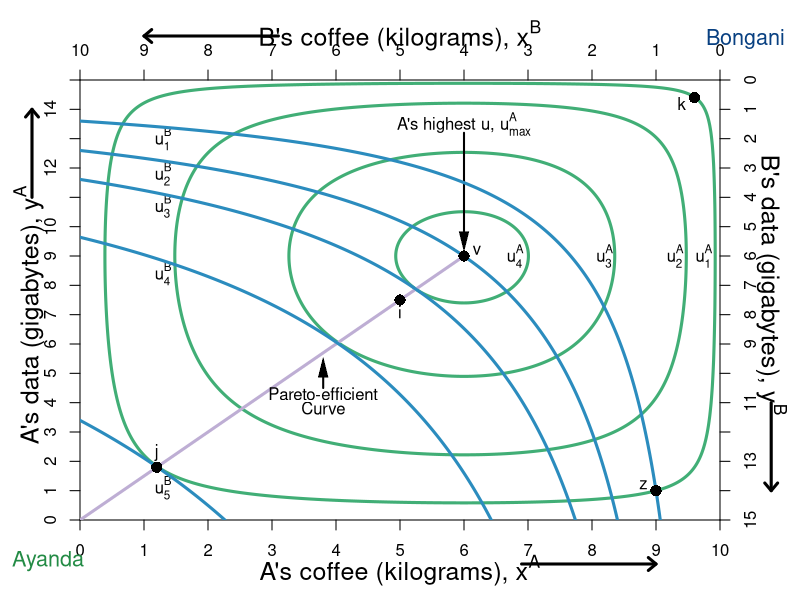

R code for this plot:
require(shape)
pdf(file = "property/property_hg_he_powertest.pdf", width = 9, height = 7)

#Set parameters for graphics
axislabelsize <- 1.5
graphlinewidth <- 3
namesize <- 1.3

COL <- c("#7fc97f", "#beaed4", "#fdc086", "#ffff99", "#386cb0", "#f0027f", "#bf5b17", "#666666")
COLA <- c("#99d8c9","#66c2a4","#41ae76", "#238b45", "#005824")
COLB <- c("#4eb3d3", "#2b8cbe", "#0868ac","#084081")

par(mar =  c(4, 4, 4, 4))

uA <- function(x, y, alpha = 0.5, lambda = 0.4) {
  (x^(alpha)*y^(1 - alpha))^(1-lambda)*((10 - x)^(alpha)*(15 - y)^(1 - alpha))^lambda
}

uB <- function(x, y) {
  (10 - x)^(0.5)*(15 - y)^(0.5)
}

xlims <- c(0, 10)
ylims <- c(0, 15)

npts <- 501 
x <- seq(xlims[1], xlims[2], length.out = npts)
y <- seq(ylims[1], ylims[2], length.out = npts) 



#For B we need a utility where xA = 5.88, ya = 8.82 => corresponds to 1.618 above

plot(0, 0, xlim = xlims, ylim = ylims, type = "n",
     xlab = expression(paste("")),
     ylab = expression(paste("")), 
     xaxt = "n", 
     yaxt = "n", 
     cex.lab = axislabelsize, 
     bty = "n",
     xaxs="i", 
     yaxs="i")

ticksy <- seq(from = 0, to = 15, by = 1)
ylabels <- seq(from = 0, to = 15, by = 1)
ticksx <- seq(from = 0, to = 10, by = 1)
xlabels <- seq(from = 0, to = 10, by = 1)
axis(1, at = ticksx, pos = 0, labels = xlabels)
axis(2, at = ticksy, pos = 0, labels = ylabels, las = 0)

#a <- c(uA(9,1) - 1, uA(9,1), uA(9,1) + 2, uA(9,1), uA(9,1) + 3, uA(9,1) + 4, uA(9,1) + 5, uA(9,1) + 6, uA(9,1) + 6.6,  uA(9,1) + 7)
a <- c(uA(9,1), uA(9,1) + 1.5, uA(9,1) + 2.5,  uA(9,1) + 2.9)

contour(x, y, 
        outer(x, y, uA),
        drawlabels = FALSE,
        col = COLA[3],
        lwd = graphlinewidth,
        levels = a, 
        xaxs="i", 
        yaxs="i", 
        add = TRUE) 

mtext(expression(paste("A's coffee (kilograms), ", x^A)), side=1, line = 2.5, cex = axislabelsize)
text(-0.8, 7, expression(paste("A's data (gigabytes), ", y^A)), xpd = TRUE, cex = axislabelsize, srt = 90) 

#Add arrows:
arrows(-0.75, 11, -0.75, 14, xpd = TRUE, length=0.1,angle=40,lwd=3)
arrows(6.9, -1.5, 9, -1.5, xpd = TRUE, length=0.1,angle=40,lwd=3)

segments(0, 0, 6, 9, lty = 1, col = COL[2] , lwd = graphlinewidth)
text(3.8, 4.3, expression("Pareto-efficient"))
text(3.8, 3.8, expression("Curve"))
Arrows(3.8, 4.5, 3.8, 5.2, col = "black", lty = 1, lwd = 2, arr.type = "triangle", arr.lwd = 0.5)

#Label the iso-welfare functions for the HG, Aisha
text(9.75, 9, expression(u[1]^A))
text(9.3, 9, expression(u[2]^A))
text(8.2, 9, expression(u[3]^A))
text(6.8, 9, expression(u[4]^A))

#Label the indifference curves for the HE, Betty
text(1.3, 13, expression(u[1]^B))
text(1.3, 11.8, expression(u[2]^B))
text(1.3, 10.7, expression(u[3]^B))
text(1.3, 8.4, expression(u[4]^B))
text(1.3, 1.1, expression(u[5]^B))

#A's bliss point - 3.1073 is the value of u
# points(5.88, 8.82, pch = 16, col = "black", cex = 1.5)
text(6, 13.5, expression(paste("A's highest u, ", u[max]^A)))
Arrows(6, 13.2, 6, 9.5, col = "black", lty = 1, lwd = 2, arr.type = "triangle", arr.lwd = 0.5)

#Label point i. 
points(5, 7.5, pch = 16, col = "black", cex = 1.5)
text(5, 7.1, expression(paste(i)))
# 

text(-0.5, -1.4, expression("Ayanda"), xpd = TRUE, cex = namesize, col = COLA[4])
text(10.4, 16.4, expression("Bongani"), xpd = TRUE, cex = namesize, col = COLB[4])

#Add new plot
par(new = TRUE)

#Use the same x and ylims as previously, but with locations switched
xlims2 <- c(10, 0)
ylims2 <- c(15, 0)

#Leave the ylab and xlab blank to ensure no axes titles
plot(0, 0, xlim = xlims2, ylim = ylims2, type = "n",
     xlab = expression(paste("")),
     ylab = expression(paste("")),
     xaxt = "n", 
     yaxt = "n", 
     cex.lab = 1.3, 
     bty = "n",
     xaxs="i", 
     yaxs="i")

uB <- function(x, y, alpha = 0.5, lambda = 0) {
  (x^(alpha)*y^(1 - alpha))^(1-lambda)*((10 - x)^(alpha)*(15 - y)^(1 - alpha))^lambda
}

b <- c(uB(1,14), uB(1,14) + 1.16, uB(1,14) + 2.08, uB(1,14) + 3.58, uB(1,14) + 7.03)

contour(x, y, 
        outer(x, y, uB),
        drawlabels = FALSE,
        col = COLB[2],
        lwd = graphlinewidth,
        levels = b, 
        add = TRUE
) 


# #Label two points for comparison
points(1, 14, pch = 16, col = "black", cex = 1.5)
text(1.2, 13.8, expression(paste(z)))

# #Label two points for comparison
points(0.4*10, 0.4*15, pch = 16, col = "black", cex = 1.5)
text(0.4*10-0.2, 0.4*15-0.2,expression(paste(v)))



points(8.8, (3/2)*8.8, pch = 16, col = "black", cex = 1.5)
text(8.8, (3/2)*8.8 - 0.5, expression(paste(j)))

points(0.4, (3/2)*0.4, pch = 16, col = "black", cex = 1.5)
text(0.4 + 0.2, (3/2)*0.4 + 0.2, expression(paste(k)))

#Set up axes at sides 3 and 4 (top and right)
axis(side = 3, at = ticksx, pos = 0, labels = xlabels)
axis(side = 4, at = ticksy, pos = 0, labels = ylabels, las = 0)
text(5, -1.5, expression(paste("B's coffee (kilograms), ", x^B)), xpd = TRUE, cex = axislabelsize)
text(-0.8, 7, expression(paste("B's data (gigabytes), ", y^B)), xpd = TRUE, cex = axislabelsize, srt = 270) 

#Add arrows:
arrows(-0.8, 11, -0.8, 14, xpd = TRUE, length=0.1,angle=40,lwd=3)
arrows(6.9, -1.5, 9, -1.5, xpd = TRUE, length=0.1,angle=40,lwd=3)


dev.off()
